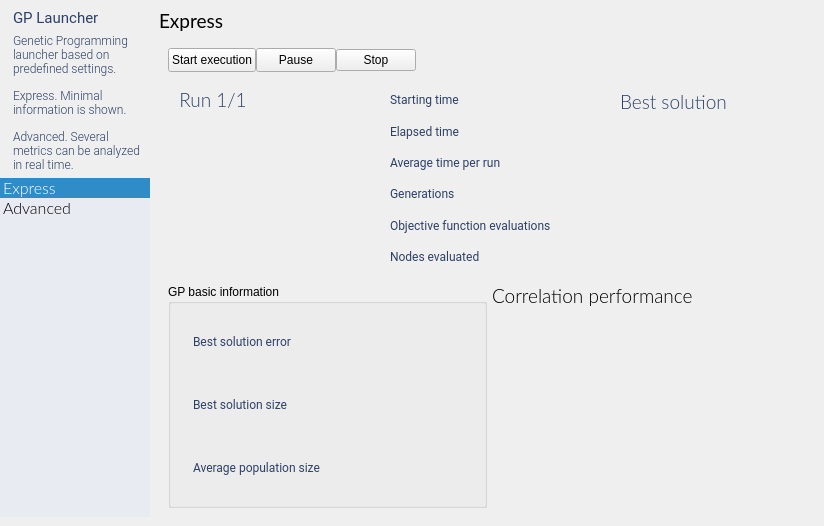
      <widget class="QWidget" name="pageGP">
       <layout class="QGridLayout" name="gridLayout_14">
        <property name="leftMargin">
         <number>0</number>
        </property>
        <property name="topMargin">
         <number>0</number>
        </property>
        <property name="rightMargin">
         <number>0</number>
        </property>
        <property name="bottomMargin">
         <number>0</number>
        </property>
        <property name="spacing">
         <number>0</number>
        </property>
        <item row="0" column="0">
         <widget class="QFrame" name="frame_13">
          <property name="minimumSize">
           <size>
            <width>150</width>
            <height>0</height>
           </size>
          </property>
          <property name="maximumSize">
           <size>
            <width>150</width>
            <height>16777215</height>
           </size>
          </property>
          <property name="frameShape">
           <enum>QFrame::NoFrame</enum>
          </property>
          <property name="frameShadow">
           <enum>QFrame::Raised</enum>
          </property>
          <layout class="QGridLayout" name="gridLayout_13">
           <property name="leftMargin">
            <number>0</number>
           </property>
           <property name="rightMargin">
            <number>0</number>
           </property>
           <item row="0" column="0">
            <layout class="QVBoxLayout" name="verticalLayout_10">
             <item>
              <widget class="QLabel" name="label_12">
               <property name="styleSheet">
                <string notr="true">QLabel
{
	font-family: Roboto;
	font-weight: light;
	font-size:11pt;
	padding-left: 10px;
	color: rgb(45,65,102);
}</string>
               </property>
               <property name="text">
                <string>GP Launcher</string>
               </property>
              </widget>
             </item>
             <item>
              <widget class="QLabel" name="label_13">
               <property name="styleSheet">
                <string notr="true">QLabel
{
	font-family: Roboto;
	font-weight: 200;
	font-size: 9pt;
	padding-left: 10px;
	padding-right: 10px;
	color: rgb(45,65,102);
}</string>
               </property>
               <property name="text">
                <string>&lt;html&gt;&lt;head/&gt;&lt;body&gt;&lt;p&gt;Genetic Programming launcher based on predefined settings.&lt;/p&gt;&lt;p&gt;Express. Minimal information is shown.&lt;/p&gt;&lt;p&gt;Advanced. Several metrics can be analyzed in real time.&lt;/p&gt;&lt;/body&gt;&lt;/html&gt;</string>
               </property>
               <property name="wordWrap">
                <bool>true</bool>
               </property>
              </widget>
             </item>
             <item>
              <widget class="QListWidget" name="listWidgetGP">
               <property name="focusPolicy">
                <enum>Qt::NoFocus</enum>
               </property>
               <property name="styleSheet">
                <string notr="true">QListWidget 
{ 
	background: rgb(232,236,242);
	border: none;
	font-family: Lato;
	font-weight: 200;
	font-size:12pt;
}

QListWidget::item
{
	background-image: url(:/icons/resources/images/sidebar2_back_normal.png);
	background-position: center;
	width: 138px;
	height: 45px;
	padding-left: 10px;
	color: rgb(173,189,209);
}

QListWidget::item:selected
{
	background-image: url(:/icons/resources/images/sidebar2_back_selected.png);
	background-position: center;
	color: rgb(0, 0, 0);
}</string>
               </property>
               <property name="currentRow">
                <number>0</number>
               </property>
               <item>
                <property name="text">
                 <string>Express</string>
                </property>
               </item>
               <item>
                <property name="text">
                 <string>Advanced</string>
                </property>
               </item>
              </widget>
             </item>
            </layout>
           </item>
          </layout>
         </widget>
        </item>
        <item row="0" column="1">
         <widget class="QStackedWidget" name="stackedWidgetGP">
          <property name="styleSheet">
           <string notr="true"/>
          </property>
          <property name="currentIndex">
           <number>0</number>
          </property>
          <widget class="QWidget" name="pageGPSimple">
           <layout class="QGridLayout" name="gridLayout_11">
            <item row="0" column="0">
             <layout class="QVBoxLayout" name="verticalLayout_8">
              <item>
               <widget class="QLabel" name="label_10">
                <property name="maximumSize">
                 <size>
                  <width>16777215</width>
                  <height>30</height>
                 </size>
                </property>
                <property name="styleSheet">
                 <string notr="true">QLabel
{
	font-family: Lato;
	font-weight: normal;
	font-size: 14pt;
}</string>
                </property>
                <property name="text">
                 <string>Express</string>
                </property>
               </widget>
              </item>
              <item>
               <widget class="QFrame" name="frame_10">
                <property name="frameShape">
                 <enum>QFrame::NoFrame</enum>
                </property>
                <property name="frameShadow">
                 <enum>QFrame::Raised</enum>
                </property>
                <layout class="QGridLayout" name="gridLayout_65">
                 <item row="0" column="0">
                  <layout class="QVBoxLayout" name="verticalLayout_21">
                   <item>
                    <widget class="QFrame" name="frame_26">
                     <property name="maximumSize">
                      <size>
                       <width>16777215</width>
                       <height>40</height>
                      </size>
                     </property>
                     <property name="frameShape">
                      <enum>QFrame::NoFrame</enum>
                     </property>
                     <property name="frameShadow">
                      <enum>QFrame::Raised</enum>
                     </property>
                     <layout class="QGridLayout" name="gridLayout_61">
                      <property name="leftMargin">
                       <number>0</number>
                      </property>
                      <property name="topMargin">
                       <number>0</number>
                      </property>
                      <property name="rightMargin">
                       <number>0</number>
                      </property>
                      <property name="bottomMargin">
                       <number>0</number>
                      </property>
                      <property name="spacing">
                       <number>0</number>
                      </property>
                      <item row="0" column="0">
                       <layout class="QHBoxLayout" name="horizontalLayout_4">
                        <item>
                         <widget class="QPushButton" name="startButton">
                          <property name="minimumSize">
                           <size>
                            <width>0</width>
                            <height>24</height>
                           </size>
                          </property>
                          <property name="text">
                           <string>Start execution</string>
                          </property>
                         </widget>
                        </item>
                        <item>
                         <widget class="QPushButton" name="pauseButton">
                          <property name="minimumSize">
                           <size>
                            <width>0</width>
                            <height>24</height>
                           </size>
                          </property>
                          <property name="text">
                           <string>Pause</string>
                          </property>
                         </widget>
                        </item>
                        <item>
                         <widget class="QPushButton" name="stopButton">
                          <property name="text">
                           <string>Stop</string>
                          </property>
                         </widget>
                        </item>
                        <item>
                         <spacer name="horizontalSpacer_5">
                          <property name="orientation">
                           <enum>Qt::Horizontal</enum>
                          </property>
                          <property name="sizeHint" stdset="0">
                           <size>
                            <width>40</width>
                            <height>20</height>
                           </size>
                          </property>
                         </spacer>
                        </item>
                       </layout>
                      </item>
                     </layout>
                    </widget>
                   </item>
                   <item>
                    <widget class="QFrame" name="frame_27">
                     <property name="styleSheet">
                      <string notr="true">QLabel
{
	font-family: Roboto;
	font-weight: normal;
	font-size: 9pt;
	padding-left: 10px;
	padding-right: 10px;
	color: rgb(45,65,102);
}</string>
                     </property>
                     <property name="frameShape">
                      <enum>QFrame::NoFrame</enum>
                     </property>
                     <property name="frameShadow">
                      <enum>QFrame::Raised</enum>
                     </property>
                     <layout class="QGridLayout" name="gridLayout_64">
                      <property name="leftMargin">
                       <number>0</number>
                      </property>
                      <property name="topMargin">
                       <number>0</number>
                      </property>
                      <property name="rightMargin">
                       <number>0</number>
                      </property>
                      <property name="bottomMargin">
                       <number>0</number>
                      </property>
                      <property name="spacing">
                       <number>0</number>
                      </property>
                      <item row="0" column="0">
                       <layout class="QHBoxLayout" name="horizontalLayout_5">
                        <item>
                         <widget class="QFrame" name="frame_29">
                          <property name="minimumSize">
                           <size>
                            <width>200</width>
                            <height>200</height>
                           </size>
                          </property>
                          <property name="maximumSize">
                           <size>
                            <width>200</width>
                            <height>16777215</height>
                           </size>
                          </property>
                          <property name="frameShape">
                           <enum>QFrame::NoFrame</enum>
                          </property>
                          <property name="frameShadow">
                           <enum>QFrame::Raised</enum>
                          </property>
                          <widget class="circularProgressWidget" name="circularProgress" native="true">
                           <property name="geometry">
                            <rect>
                             <x>10</x>
                             <y>39</y>
                             <width>170</width>
                             <height>170</height>
                            </rect>
                           </property>
                           <property name="sizePolicy">
                            <sizepolicy hsizetype="Fixed" vsizetype="Fixed">
                             <horstretch>0</horstretch>
                             <verstretch>0</verstretch>
                            </sizepolicy>
                           </property>
                           <property name="minimumSize">
                            <size>
                             <width>170</width>
                             <height>170</height>
                            </size>
                           </property>
                          </widget>
                          <widget class="QLabel" name="label_82">
                           <property name="geometry">
                            <rect>
                             <x>10</x>
                             <y>10</y>
                             <width>79</width>
                             <height>23</height>
                            </rect>
                           </property>
                           <property name="styleSheet">
                            <string notr="true">QLabel {
	font-family: Lato;
	font-weight: 200;
	font-size: 14pt;
	padding-left: 1px;
}</string>
                           </property>
                           <property name="text">
                            <string>Run 1/1</string>
                           </property>
                           <property name="alignment">
                            <set>Qt::AlignCenter</set>
                           </property>
                          </widget>
                         </widget>
                        </item>
                        <item>
                         <widget class="QFrame" name="frame_31">
                          <property name="frameShape">
                           <enum>QFrame::NoFrame</enum>
                          </property>
                          <property name="frameShadow">
                           <enum>QFrame::Raised</enum>
                          </property>
                          <layout class="QGridLayout" name="gridLayout_67">
                           <item row="0" column="0">
                            <layout class="QGridLayout" name="gridLayout_63">
                             <item row="0" column="0">
                              <widget class="QLabel" name="label_83">
                               <property name="text">
                                <string>Starting time</string>
                               </property>
                              </widget>
                             </item>
                             <item row="0" column="1">
                              <widget class="QLabel" name="label_84">
                               <property name="text">
                                <string/>
                               </property>
                              </widget>
                             </item>
                             <item row="4" column="0">
                              <widget class="QLabel" name="label_89">
                               <property name="text">
                                <string>Objective function evaluations</string>
                               </property>
                              </widget>
                             </item>
                             <item row="3" column="0">
                              <widget class="QLabel" name="label_87">
                               <property name="text">
                                <string>Generations</string>
                               </property>
                              </widget>
                             </item>
                             <item row="1" column="1">
                              <widget class="QLabel" name="label_86">
                               <property name="text">
                                <string/>
                               </property>
                              </widget>
                             </item>
                             <item row="1" column="0">
                              <widget class="QLabel" name="label_85">
                               <property name="text">
                                <string>Elapsed time</string>
                               </property>
                              </widget>
                             </item>
                             <item row="3" column="1">
                              <widget class="QLabel" name="label_88">
                               <property name="text">
                                <string/>
                               </property>
                              </widget>
                             </item>
                             <item row="5" column="1">
                              <widget class="QLabel" name="label_92">
                               <property name="text">
                                <string/>
                               </property>
                              </widget>
                             </item>
                             <item row="5" column="0">
                              <widget class="QLabel" name="label_90">
                               <property name="text">
                                <string>Nodes evaluated</string>
                               </property>
                              </widget>
                             </item>
                             <item row="4" column="1">
                              <widget class="QLabel" name="label_91">
                               <property name="text">
                                <string/>
                               </property>
                              </widget>
                             </item>
                             <item row="2" column="0">
                              <widget class="QLabel" name="label_100">
                               <property name="text">
                                <string>Average time per run</string>
                               </property>
                              </widget>
                             </item>
                             <item row="2" column="1">
                              <widget class="QLabel" name="label_101">
                               <property name="text">
                                <string/>
                               </property>
                              </widget>
                             </item>
                            </layout>
                           </item>
                          </layout>
                         </widget>
                        </item>
                        <item>
                         <widget class="QFrame" name="frame_32">
                          <property name="minimumSize">
                           <size>
                            <width>200</width>
                            <height>0</height>
                           </size>
                          </property>
                          <property name="frameShape">
                           <enum>QFrame::NoFrame</enum>
                          </property>
                          <property name="frameShadow">
                           <enum>QFrame::Raised</enum>
                          </property>
                          <layout class="QGridLayout" name="gridLayout_72">
                           <item row="0" column="0">
                            <layout class="QVBoxLayout" name="verticalLayout_25">
                             <item>
                              <widget class="QLabel" name="label_102">
                               <property name="maximumSize">
                                <size>
                                 <width>16777215</width>
                                 <height>30</height>
                                </size>
                               </property>
                               <property name="styleSheet">
                                <string notr="true">QLabel {
	font-family: Lato;
	font-weight: 200;
	font-size: 14pt;
	padding-left: 1px;
}</string>
                               </property>
                               <property name="text">
                                <string>Best solution</string>
                               </property>
                               <property name="alignment">
                                <set>Qt::AlignLeading|Qt::AlignLeft|Qt::AlignVCenter</set>
                               </property>
                              </widget>
                             </item>
                             <item>
                              <widget class="drawTreeWidget" name="expressTreeWidget" native="true"/>
                             </item>
                            </layout>
                           </item>
                          </layout>
                         </widget>
                        </item>
                       </layout>
                      </item>
                     </layout>
                    </widget>
                   </item>
                   <item>
                    <widget class="QFrame" name="frame_28">
                     <property name="minimumSize">
                      <size>
                       <width>0</width>
                       <height>0</height>
                      </size>
                     </property>
                     <property name="frameShape">
                      <enum>QFrame::NoFrame</enum>
                     </property>
                     <property name="frameShadow">
                      <enum>QFrame::Raised</enum>
                     </property>
                     <layout class="QGridLayout" name="gridLayout_66">
                      <property name="leftMargin">
                       <number>0</number>
                      </property>
                      <property name="topMargin">
                       <number>0</number>
                      </property>
                      <property name="rightMargin">
                       <number>0</number>
                      </property>
                      <property name="bottomMargin">
                       <number>0</number>
                      </property>
                      <property name="spacing">
                       <number>0</number>
                      </property>
                      <item row="0" column="0">
                       <layout class="QHBoxLayout" name="horizontalLayout_6">
                        <item>
                         <widget class="QFrame" name="frame_30">
                          <property name="frameShape">
                           <enum>QFrame::NoFrame</enum>
                          </property>
                          <property name="frameShadow">
                           <enum>QFrame::Raised</enum>
                          </property>
                          <layout class="QGridLayout" name="gridLayout_62">
                           <property name="leftMargin">
                            <number>0</number>
                           </property>
                           <property name="topMargin">
                            <number>0</number>
                           </property>
                           <property name="rightMargin">
                            <number>0</number>
                           </property>
                           <property name="bottomMargin">
                            <number>0</number>
                           </property>
                           <property name="spacing">
                            <number>0</number>
                           </property>
                           <item row="0" column="0">
                            <widget class="QGroupBox" name="groupBox_6">
                             <property name="styleSheet">
                              <string notr="true">QLabel
{
	font-family: Roboto;
	font-weight: normal;
	font-size: 9pt;
	padding-left: 10px;
	padding-right: 10px;
	color: rgb(45,65,102);
}</string>
                             </property>
                             <property name="title">
                              <string>GP basic information</string>
                             </property>
                             <layout class="QGridLayout" name="gridLayout_69">
                              <item row="0" column="0">
                               <layout class="QGridLayout" name="gridLayout_68">
                                <item row="0" column="1">
                                 <widget class="QLabel" name="label_94">
                                  <property name="text">
                                   <string/>
                                  </property>
                                 </widget>
                                </item>
                                <item row="0" column="0">
                                 <widget class="QLabel" name="label_93">
                                  <property name="text">
                                   <string>Best solution error</string>
                                  </property>
                                 </widget>
                                </item>
                                <item row="1" column="1">
                                 <widget class="QLabel" name="label_96">
                                  <property name="text">
                                   <string/>
                                  </property>
                                 </widget>
                                </item>
                                <item row="1" column="0">
                                 <widget class="QLabel" name="label_95">
                                  <property name="text">
                                   <string>Best solution size</string>
                                  </property>
                                 </widget>
                                </item>
                                <item row="2" column="0">
                                 <widget class="QLabel" name="label_97">
                                  <property name="text">
                                   <string>Average population size</string>
                                  </property>
                                 </widget>
                                </item>
                                <item row="2" column="1">
                                 <widget class="QLabel" name="label_98">
                                  <property name="text">
                                   <string/>
                                  </property>
                                 </widget>
                                </item>
                               </layout>
                              </item>
                             </layout>
                            </widget>
                           </item>
                          </layout>
                         </widget>
                        </item>
                        <item>
                         <layout class="QVBoxLayout" name="verticalLayout_22">
                          <item>
                           <widget class="QLabel" name="label_99">
                            <property name="maximumSize">
                             <size>
                              <width>16777215</width>
                              <height>24</height>
                             </size>
                            </property>
                            <property name="styleSheet">
                             <string notr="true">QLabel {
	font-family: Lato;
	font-weight: 200;
	font-size: 14pt;
	padding-left: 1px;
}</string>
                            </property>
                            <property name="text">
                             <string>Correlation performance</string>
                            </property>
                           </widget>
                          </item>
                          <item>
                           <widget class="QCustomPlot" name="correlationGPPlot" native="true">
                            <property name="sizePolicy">
                             <sizepolicy hsizetype="Preferred" vsizetype="Preferred">
                              <horstretch>0</horstretch>
                              <verstretch>0</verstretch>
                             </sizepolicy>
                            </property>
                            <property name="minimumSize">
                             <size>
                              <width>200</width>
                              <height>200</height>
                             </size>
                            </property>
                            <property name="maximumSize">
                             <size>
                              <width>600</width>
                              <height>600</height>
                             </size>
                            </property>
                           </widget>
                          </item>
                         </layout>
                        </item>
                       </layout>
                      </item>
                     </layout>
                    </widget>
                   </item>
                  </layout>
                 </item>
                </layout>
               </widget>
              </item>
             </layout>
            </item>
           </layout>
          </widget>
          <widget class="QWidget" name="pageGPAdvanced">
           <layout class="QGridLayout" name="gridLayout_12">
            <item row="0" column="0">
             <widget class="QSplitter" name="splitter_3">
              <property name="orientation">
               <enum>Qt::Horizontal</enum>
              </property>
              <widget class="QWidget" name="verticalLayoutWidget_5">
               <layout class="QVBoxLayout" name="verticalLayout_9">
                <item>
                 <widget class="QLabel" name="label_11">
                  <property name="maximumSize">
                   <size>
                    <width>16777215</width>
                    <height>30</height>
                   </size>
                  </property>
                  <property name="styleSheet">
                   <string notr="true">QLabel
{
	font-family: Lato;
	font-weight: normal;
	font-size: 14pt;
}</string>
                  </property>
                  <property name="text">
                   <string>Advanced</string>
                  </property>
                 </widget>
                </item>
                <item>
                 <widget class="QFrame" name="frame_11">
                  <property name="frameShape">
                   <enum>QFrame::StyledPanel</enum>
                  </property>
                  <property name="frameShadow">
                   <enum>QFrame::Raised</enum>
                  </property>
                 </widget>
                </item>
               </layout>
              </widget>
              <widget class="QFrame" name="frame_12">
               <property name="maximumSize">
                <size>
                 <width>150</width>
                 <height>16777215</height>
                </size>
               </property>
               <property name="frameShape">
                <enum>QFrame::StyledPanel</enum>
               </property>
               <property name="frameShadow">
                <enum>QFrame::Raised</enum>
               </property>
              </widget>
             </widget>
            </item>
           </layout>
          </widget>
         </widget>
        </item>
       </layout>
      </widget>
